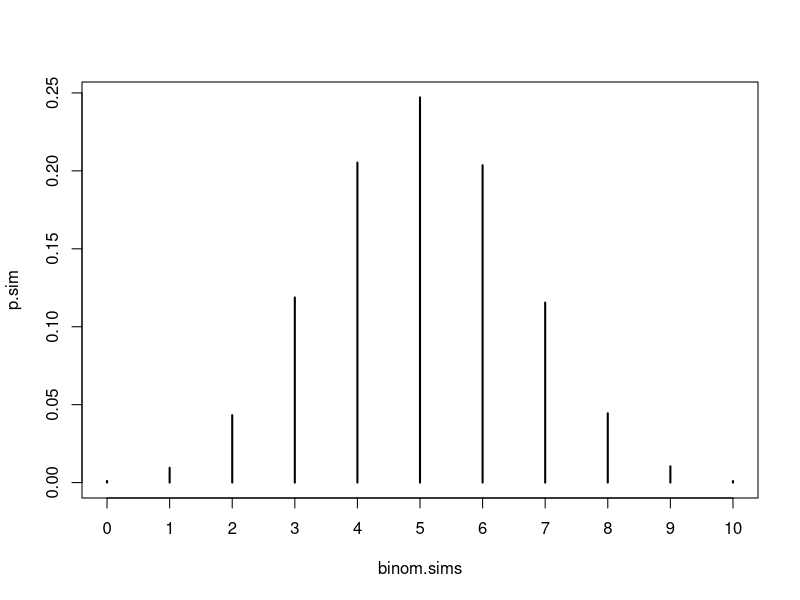
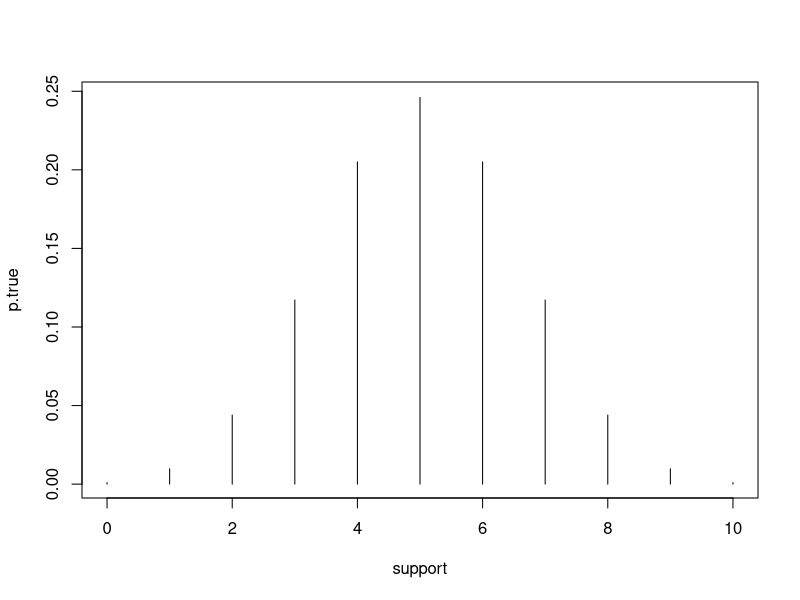

Recreate these plots in R, in order.
## ---- chunk 1
#This function simulates n independent, identically distributed Bernoulli Random Variables
rbern <- function(n, p){
  
  sims <- sample(0:1, size = n, replace = TRUE, prob = c(1-p, p))
  return(sims)
  
}
## ---- chunk 2
rbern(30, 0.1)
rbern(30, 0.5)
rbern(30, 0.9)
## ---- chunk 3
#This function simulates n independent, identically distributed Bernoulli Random Variables and returns their sum
rbern.sum <- function(n, p){
  
  sims <- rbern(n, p)
  return(sum(sims))
  
}
## ---- chunk 4
rbern.sum(50, 0.1)
rbern.sum(50, 0.5)
rbern.sum(50, 0.9)
## ---- chunk 5
binom.sims <- replicate(10^5, rbern.sum(10, 0.5))
head(binom.sims)
## ---- chunk 6
p.sim <- table(binom.sims)/10^5
p.sim
plot(p.sim, type = 'h')
## ---- chunk 7
support <- 0:10
p.true <- dbinom(support, size = 10, prob = 0.5)
rbind(support, p.true)
plot(support, p.true, type = 'h')
## ---- chunk 8
p.sim - p.true
